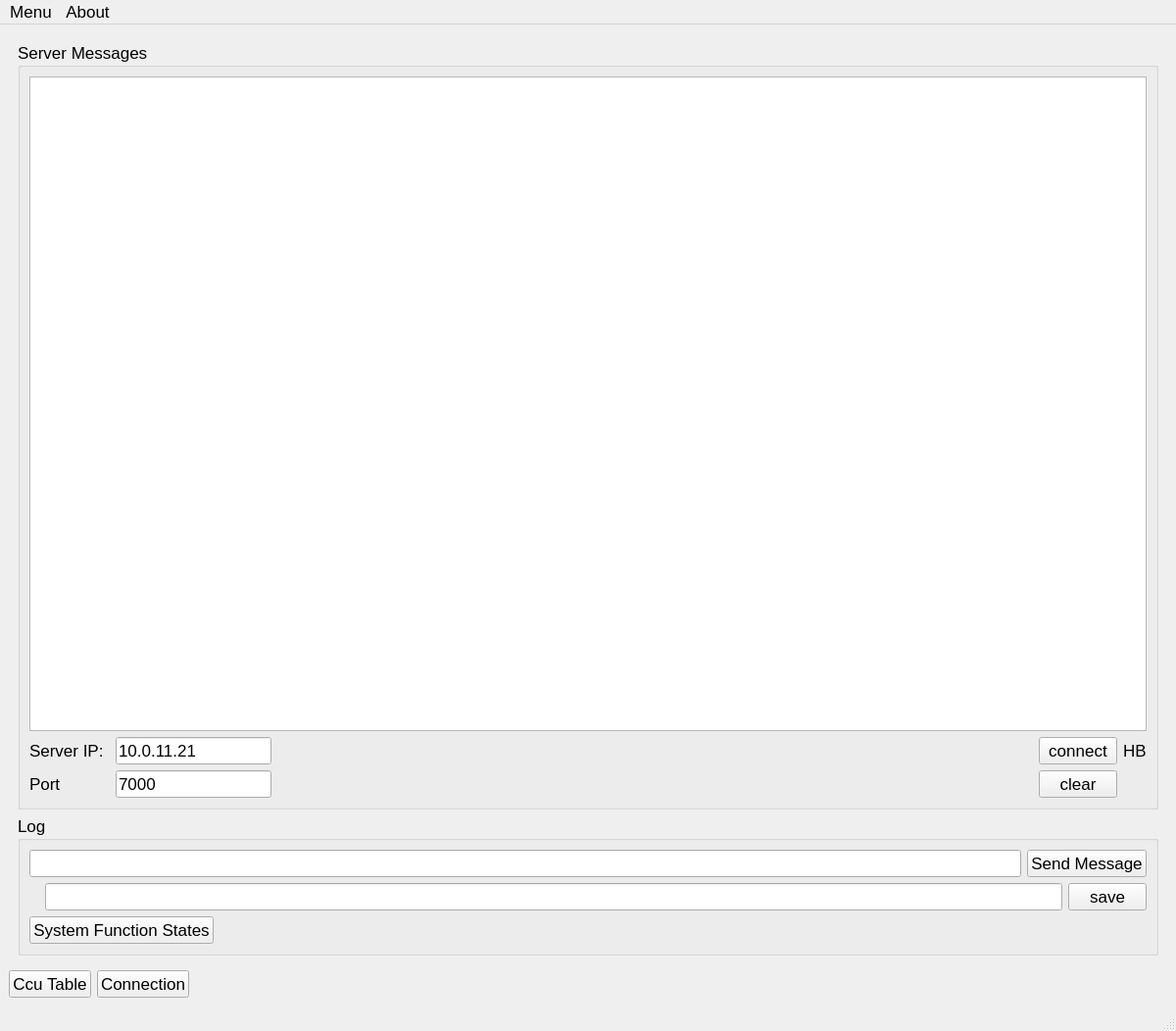
<?xml version="1.0" encoding="UTF-8"?>
<ui version="4.0">
 <class>MainWindow</class>
 <widget class="QMainWindow" name="MainWindow">
  <property name="geometry">
   <rect>
    <x>0</x>
    <y>0</y>
    <width>1200</width>
    <height>1052</height>
   </rect>
  </property>
  <property name="maximumSize">
   <size>
    <width>1200</width>
    <height>1200</height>
   </size>
  </property>
  <property name="font">
   <font>
    <pointsize>13</pointsize>
   </font>
  </property>
  <property name="windowTitle">
   <string>DEBUG_CLIENT</string>
  </property>
  <property name="windowIcon">
   <iconset resource="images.qrc">
    <normaloff>:/icons/gaziray.png</normaloff>:/icons/gaziray.png</iconset>
  </property>
  <property name="windowOpacity">
   <double>1.000000000000000</double>
  </property>
  <property name="styleSheet">
   <string notr="true"/>
  </property>
  <property name="iconSize">
   <size>
    <width>12</width>
    <height>12</height>
   </size>
  </property>
  <widget class="QWidget" name="centralwidget">
   <layout class="QGridLayout" name="gridLayout_3">
    <item row="0" column="0" colspan="3">
     <widget class="QStackedWidget" name="stackedWidget_main">
      <property name="currentIndex">
       <number>0</number>
      </property>
      <widget class="QWidget" name="comm">
       <layout class="QGridLayout" name="gridLayout">
        <item row="0" column="0">
         <widget class="QGroupBox" name="groupBox_7">
          <property name="title">
           <string>Server Messages</string>
          </property>
          <layout class="QHBoxLayout" name="horizontalLayout_6">
           <item>
            <layout class="QGridLayout" name="gridLayout_6">
             <item row="1" column="2">
              <widget class="QLineEdit" name="lineEdit_server_ip_2">
               <property name="sizePolicy">
                <sizepolicy hsizetype="Minimum" vsizetype="Fixed">
                 <horstretch>0</horstretch>
                 <verstretch>0</verstretch>
                </sizepolicy>
               </property>
               <property name="text">
                <string>10.0.11.21</string>
               </property>
               <property name="placeholderText">
                <string>10.1.255.27</string>
               </property>
              </widget>
             </item>
             <item row="0" column="0" colspan="6">
              <widget class="QTextEdit" name="textEdit_client_messages">
               <property name="font">
                <font>
                 <pointsize>13</pointsize>
                </font>
               </property>
              </widget>
             </item>
             <item row="1" column="3">
              <spacer name="horizontalSpacer_3">
               <property name="orientation">
                <enum>Qt::Horizontal</enum>
               </property>
               <property name="sizeHint" stdset="0">
                <size>
                 <width>40</width>
                 <height>20</height>
                </size>
               </property>
              </spacer>
             </item>
             <item row="1" column="5">
              <widget class="QLedLabel" name="label_heartbeat_2">
               <property name="text">
                <string>HB</string>
               </property>
              </widget>
             </item>
             <item row="1" column="0">
              <widget class="QLabel" name="label_18">
               <property name="text">
                <string>Server IP:</string>
               </property>
              </widget>
             </item>
             <item row="1" column="4">
              <widget class="QPushButton" name="pushButton_connect_udp_socket">
               <property name="text">
                <string>connect</string>
               </property>
               <property name="icon">
                <iconset resource="images.qrc">
                 <normaloff>:/icons/link_1017466.png</normaloff>:/icons/link_1017466.png</iconset>
               </property>
              </widget>
             </item>
             <item row="2" column="2">
              <widget class="QLineEdit" name="lineEdit_port_adress_2">
               <property name="sizePolicy">
                <sizepolicy hsizetype="Minimum" vsizetype="Fixed">
                 <horstretch>0</horstretch>
                 <verstretch>0</verstretch>
                </sizepolicy>
               </property>
               <property name="text">
                <string>7000</string>
               </property>
              </widget>
             </item>
             <item row="2" column="4">
              <widget class="QPushButton" name="pushButton_clear_text_box_2">
               <property name="text">
                <string>clear</string>
               </property>
               <property name="icon">
                <iconset resource="images.qrc">
                 <normaloff>:/icons/trash_9679191.png</normaloff>:/icons/trash_9679191.png</iconset>
               </property>
              </widget>
             </item>
             <item row="2" column="0">
              <widget class="QLabel" name="label_19">
               <property name="text">
                <string>Port</string>
               </property>
               <property name="scaledContents">
                <bool>true</bool>
               </property>
               <property name="alignment">
                <set>Qt::AlignLeading|Qt::AlignLeft|Qt::AlignVCenter</set>
               </property>
               <property name="textInteractionFlags">
                <set>Qt::LinksAccessibleByMouse</set>
               </property>
              </widget>
             </item>
             <item row="2" column="3">
              <spacer name="horizontalSpacer_4">
               <property name="orientation">
                <enum>Qt::Horizontal</enum>
               </property>
               <property name="sizeHint" stdset="0">
                <size>
                 <width>40</width>
                 <height>20</height>
                </size>
               </property>
              </spacer>
             </item>
            </layout>
           </item>
          </layout>
         </widget>
        </item>
        <item row="1" column="0">
         <layout class="QVBoxLayout" name="verticalLayout">
          <item>
           <widget class="QGroupBox" name="groupBox_2">
            <property name="title">
             <string>Log</string>
            </property>
            <layout class="QGridLayout" name="gridLayout_2">
             <item row="0" column="0" colspan="2">
              <layout class="QHBoxLayout" name="horizontalLayout">
               <item>
                <widget class="QLineEdit" name="lineEdit_test_message"/>
               </item>
               <item>
                <widget class="QPushButton" name="pushButton_send_test_message">
                 <property name="text">
                  <string>Send Message</string>
                 </property>
                 <property name="icon">
                  <iconset resource="images.qrc">
                   <normaloff>:/icons/icons8-send-message-100.png</normaloff>:/icons/icons8-send-message-100.png</iconset>
                 </property>
                 <property name="iconSize">
                  <size>
                   <width>20</width>
                   <height>20</height>
                  </size>
                 </property>
                </widget>
               </item>
              </layout>
             </item>
             <item row="1" column="0" colspan="2">
              <layout class="QHBoxLayout" name="horizontalLayout_4">
               <item>
                <widget class="QLabel" name="label">
                 <property name="maximumSize">
                  <size>
                   <width>25</width>
                   <height>25</height>
                  </size>
                 </property>
                 <property name="font">
                  <font>
                   <pointsize>12</pointsize>
                   <bold>true</bold>
                  </font>
                 </property>
                 <property name="text">
                  <string/>
                 </property>
                 <property name="pixmap">
                  <pixmap resource="images.qrc">:/icons/file_5251741.png</pixmap>
                 </property>
                 <property name="scaledContents">
                  <bool>true</bool>
                 </property>
                </widget>
               </item>
               <item>
                <widget class="QLineEdit" name="lineEdit_log_save_path">
                 <property name="readOnly">
                  <bool>true</bool>
                 </property>
                </widget>
               </item>
               <item>
                <widget class="QPushButton" name="pushButton_save_log">
                 <property name="text">
                  <string>save</string>
                 </property>
                </widget>
               </item>
              </layout>
             </item>
             <item row="2" column="0">
              <widget class="QPushButton" name="pushButton_read_dialog">
               <property name="text">
                <string>System Function States</string>
               </property>
               <property name="iconSize">
                <size>
                 <width>25</width>
                 <height>25</height>
                </size>
               </property>
              </widget>
             </item>
             <item row="2" column="1">
              <spacer name="horizontalSpacer">
               <property name="orientation">
                <enum>Qt::Horizontal</enum>
               </property>
               <property name="sizeHint" stdset="0">
                <size>
                 <width>940</width>
                 <height>20</height>
                </size>
               </property>
              </spacer>
             </item>
            </layout>
           </widget>
          </item>
         </layout>
        </item>
       </layout>
      </widget>
      <widget class="QWidget" name="page_2">
       <widget class="QPushButton" name="pushButton">
        <property name="geometry">
         <rect>
          <x>140</x>
          <y>130</y>
          <width>89</width>
          <height>25</height>
         </rect>
        </property>
        <property name="text">
         <string>PushButton</string>
        </property>
       </widget>
      </widget>
     </widget>
    </item>
    <item row="1" column="0">
     <layout class="QHBoxLayout" name="horizontalLayout_BottomThree">
      <item>
       <widget class="QPushButton" name="pushButton_ccu_table">
        <property name="text">
         <string>Ccu Table</string>
        </property>
       </widget>
      </item>
      <item>
       <widget class="QPushButton" name="pushButton_connection_window_widget">
        <property name="text">
         <string>Connection</string>
        </property>
       </widget>
      </item>
      <item>
       <spacer name="horizontalSpacer_2">
        <property name="orientation">
         <enum>Qt::Horizontal</enum>
        </property>
        <property name="sizeHint" stdset="0">
         <size>
          <width>40</width>
          <height>20</height>
         </size>
        </property>
       </spacer>
      </item>
     </layout>
    </item>
   </layout>
  </widget>
  <widget class="QMenuBar" name="menubar">
   <property name="geometry">
    <rect>
     <x>0</x>
     <y>0</y>
     <width>1200</width>
     <height>25</height>
    </rect>
   </property>
   <widget class="QMenu" name="menuMenu">
    <property name="title">
     <string>Menu</string>
    </property>
    <addaction name="actionFile"/>
    <addaction name="actionSave"/>
    <addaction name="actionExit"/>
   </widget>
   <widget class="QMenu" name="menuAbout">
    <property name="title">
     <string>About</string>
    </property>
   </widget>
   <addaction name="menuMenu"/>
   <addaction name="menuAbout"/>
  </widget>
  <widget class="QStatusBar" name="statusbar"/>
  <action name="actionFile">
   <property name="text">
    <string>File</string>
   </property>
  </action>
  <action name="actionSave">
   <property name="text">
    <string>Save</string>
   </property>
  </action>
  <action name="actionExit">
   <property name="text">
    <string>Exit</string>
   </property>
  </action>
 </widget>
 <customwidgets>
  <customwidget>
   <class>QLedLabel</class>
   <extends>QLabel</extends>
   <header location="global">qledlabel.h</header>
  </customwidget>
 </customwidgets>
 <resources>
  <include location="images.qrc"/>
 </resources>
 <connections/>
</ui>
